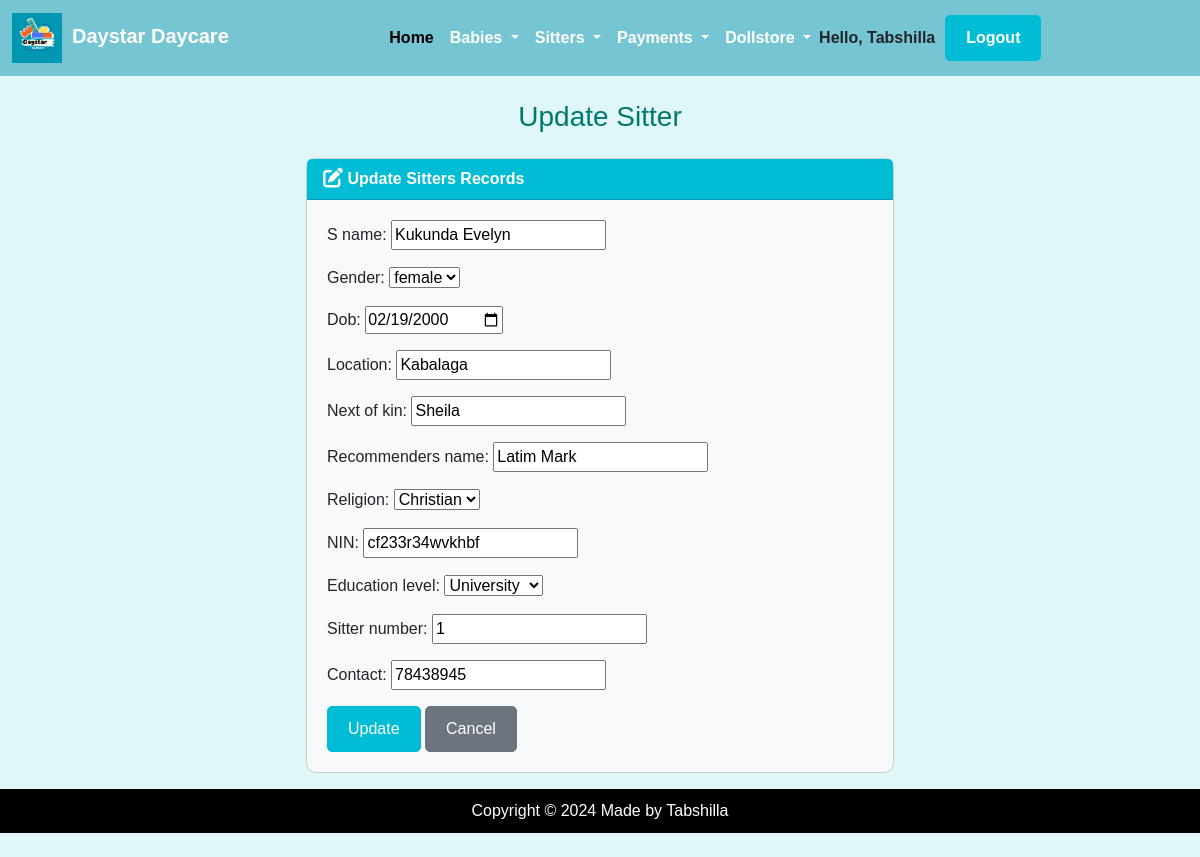
/edit_sitter/1/ (signed in), run on an earlier commit of the app's database.
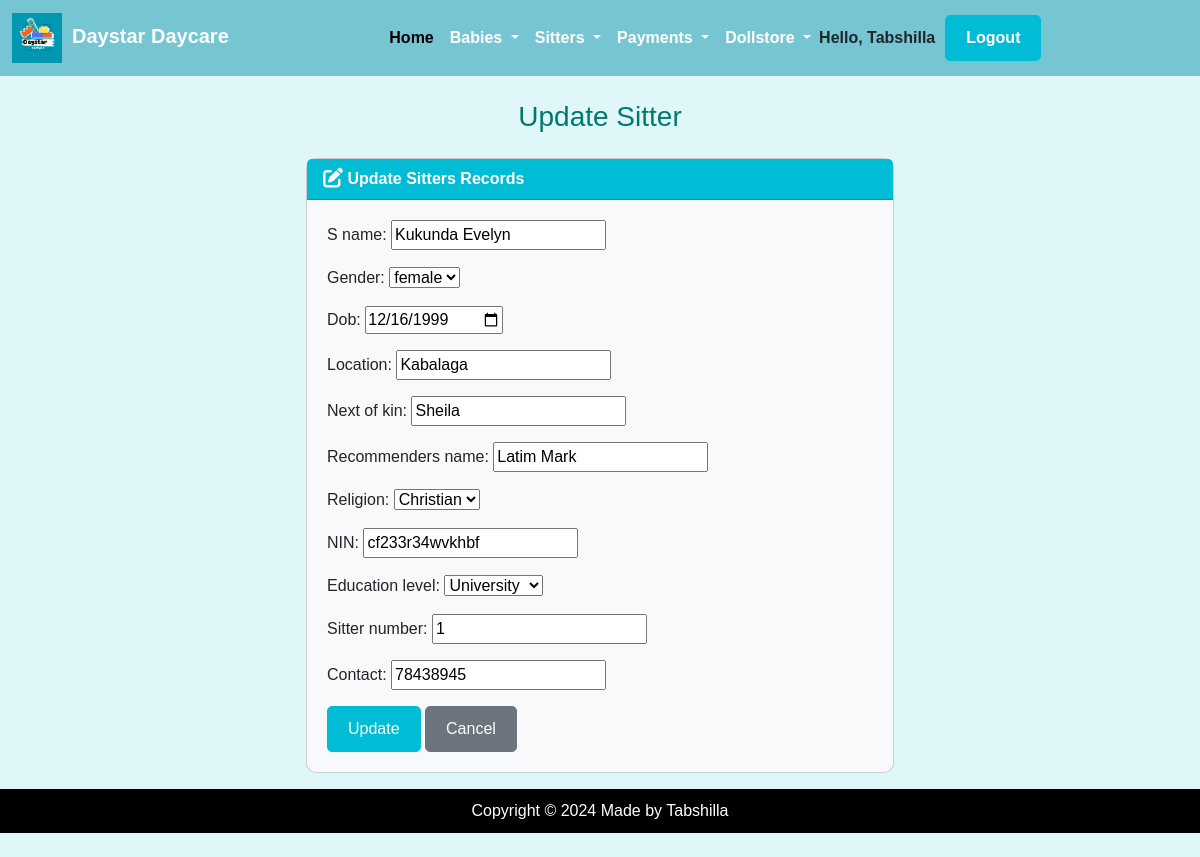
And on a later commit of the database.
### DaystarApp/models.py (models this page shows, shortened)
class Sitter(models.Model):
    RELIGION_CHOICES = (
        ('Christian', 'Christian'),
        ('Muslim', 'Muslim'),
        ('Other', 'Other'),
    )
    EDUCATION_LEVEL_CHOICES = (
        ('Primary', 'Primary'),
        ('Secondary', 'Secondary'),
        ('University', 'University'),
    )
    S_name = models.CharField(max_length=200,null=True,blank=True)
    gender = models.CharField(choices=[('female', 'female'),('male','male')], max_length=100, null=False)
    dob = models.DateTimeField()
    location = models.CharField(max_length=200, default="Kabalaga")
    next_of_kin = models.CharField(max_length=200)
    recommenders_name = models.CharField(max_length=200)
    religion = models.CharField(max_length=100, choices=RELIGION_CHOICES, blank=True)
    NIN = models.CharField(max_length=30, unique=True)
    education_level = models.CharField(max_length=200, choices=EDUCATION_LEVEL_CHOICES)
    sitter_number = models.CharField(max_length=200, unique=True)
    contact = models.IntegerField(null= True)

### DaystarApp/views.py (the view)
# urls.py: path('edit_sitter/<int:id>/', views.edit_sitter, name='edit_sitter'),
def edit_sitter(request,id):
    if request.method =='POST':
        sitter= Sitter.objects.get(pk=id)
        form = SitterForm(request.POST, instance=sitter)
        if form.is_valid():
            form.save()
        return render(request, 'DaystarApp/editsitter.html', {
            'form':form,
            'success':True
            })
    else:
        sitter = Sitter.objects.get(pk=id)
        form = SitterForm(instance=sitter)
    return render(request, 'DaystarApp/editsitter.html',{'form':form})

### DaystarApp/forms.py
class SitterForm(ModelForm):
    class Meta:
        model = Sitter
        fields = '__all__'
        widgets={
            'dob': forms.DateInput(attrs={'type': 'date'}),
        }

### DaystarApp/templates/DaystarApp/editsitter.html (shortened to what this page needs)
{% extends "DaystarApp/base.html" %}
{% load static %}
{% block content %}
<body>
<h3 class="text-center m-4">Update Sitter</h3>
{% if success %}
<div class="alert alert-success" role="alert">
  The Sitter is updated successfully
  <a href= "{% url 'home' %}" class="alert-link">Go to Home Page</a>
</div>
{% else %}
<div class='row justify-content-center'>
  <div class='col-md-6'>
      <div class="card bg-light mb-3">
          <div class="card-header">
              <i class="fa-solid fa-pen-to-square fa-lg"></i> Update Sitters Records
          </div>
          <div class="card-body">
              <form action="" method="POST">
                  {{ form.as_p }}
                  <button type="submit" class="btn btn-primary">Update</button>
                  <a href="{% url 'home' %}" class="btn btn-secondary">Cancel</a>
              </form>
          </div>
      </div>
  </div>
</div>
{% endif %}
{% endblock %}

What changed in the data, as far as the page shows it:
changed Sitter "Kukunda Evelyn": dob "02/19/2000" → "12/16/1999"
